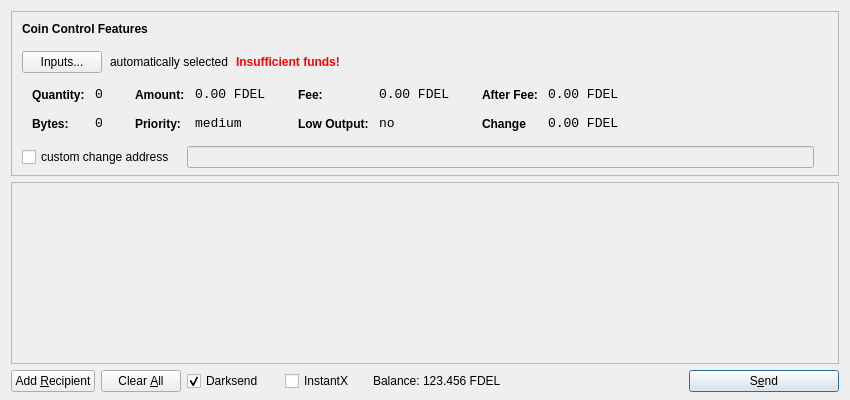
<?xml version="1.0" encoding="UTF-8"?>
<ui version="4.0">
 <class>SendCoinsDialog</class>
 <widget class="QDialog" name="SendCoinsDialog">
  <property name="geometry">
   <rect>
    <x>0</x>
    <y>0</y>
    <width>850</width>
    <height>400</height>
   </rect>
  </property>
  <property name="windowTitle">
   <string>Send Coins</string>
  </property>
  <layout class="QVBoxLayout" name="verticalLayout" stretch="0,1,0">
   <property name="bottomMargin">
    <number>8</number>
   </property>
   <item>
    <widget class="QFrame" name="frameCoinControl">
     <property name="sizePolicy">
      <sizepolicy hsizetype="Expanding" vsizetype="Expanding">
       <horstretch>0</horstretch>
       <verstretch>0</verstretch>
      </sizepolicy>
     </property>
     <property name="maximumSize">
      <size>
       <width>16777215</width>
       <height>16777215</height>
      </size>
     </property>
     <property name="frameShape">
      <enum>QFrame::StyledPanel</enum>
     </property>
     <property name="frameShadow">
      <enum>QFrame::Sunken</enum>
     </property>
     <layout class="QVBoxLayout" name="verticalLayoutCoinControl2">
      <property name="spacing">
       <number>-1</number>
      </property>
      <property name="leftMargin">
       <number>0</number>
      </property>
      <property name="topMargin">
       <number>0</number>
      </property>
      <property name="rightMargin">
       <number>0</number>
      </property>
      <property name="bottomMargin">
       <number>6</number>
      </property>
      <item>
       <layout class="QVBoxLayout" name="verticalLayoutCoinControl" stretch="0,0,0,0,1">
        <property name="spacing">
         <number>0</number>
        </property>
        <property name="leftMargin">
         <number>10</number>
        </property>
        <property name="topMargin">
         <number>10</number>
        </property>
        <item>
         <layout class="QHBoxLayout" name="horizontalLayoutCoinControl1">
          <property name="bottomMargin">
           <number>15</number>
          </property>
          <item>
           <widget class="QLabel" name="labelCoinControlFeatures">
            <property name="sizePolicy">
             <sizepolicy hsizetype="Preferred" vsizetype="Maximum">
              <horstretch>0</horstretch>
              <verstretch>0</verstretch>
             </sizepolicy>
            </property>
            <property name="font">
             <font>
              <weight>75</weight>
              <bold>true</bold>
             </font>
            </property>
            <property name="styleSheet">
             <string notr="true">font-weight:bold;</string>
            </property>
            <property name="text">
             <string>Coin Control Features</string>
            </property>
           </widget>
          </item>
         </layout>
        </item>
        <item>
         <layout class="QHBoxLayout" name="horizontalLayoutCoinControl2" stretch="0,0,0,0">
          <property name="spacing">
           <number>8</number>
          </property>
          <property name="bottomMargin">
           <number>10</number>
          </property>
          <item>
           <widget class="QPushButton" name="pushButtonCoinControl">
            <property name="styleSheet">
             <string notr="true"/>
            </property>
            <property name="text">
             <string>Inputs...</string>
            </property>
           </widget>
          </item>
          <item>
           <widget class="QLabel" name="labelCoinControlAutomaticallySelected">
            <property name="text">
             <string>automatically selected</string>
            </property>
            <property name="margin">
             <number>5</number>
            </property>
           </widget>
          </item>
          <item>
           <widget class="QLabel" name="labelCoinControlInsuffFunds">
            <property name="font">
             <font>
              <weight>75</weight>
              <bold>true</bold>
             </font>
            </property>
            <property name="styleSheet">
             <string notr="true">color:red;font-weight:bold;</string>
            </property>
            <property name="text">
             <string>Insufficient funds!</string>
            </property>
            <property name="margin">
             <number>5</number>
            </property>
           </widget>
          </item>
          <item>
           <spacer name="horizontalSpacerCoinControl">
            <property name="orientation">
             <enum>Qt::Horizontal</enum>
            </property>
            <property name="sizeHint" stdset="0">
             <size>
              <width>40</width>
              <height>1</height>
             </size>
            </property>
           </spacer>
          </item>
         </layout>
        </item>
        <item>
         <widget class="QWidget" name="widgetCoinControl" native="true">
          <property name="sizePolicy">
           <sizepolicy hsizetype="Preferred" vsizetype="Preferred">
            <horstretch>0</horstretch>
            <verstretch>0</verstretch>
           </sizepolicy>
          </property>
          <property name="minimumSize">
           <size>
            <width>0</width>
            <height>0</height>
           </size>
          </property>
          <property name="styleSheet">
           <string notr="true"/>
          </property>
          <layout class="QHBoxLayout" name="horizontalLayoutCoinControl5">
           <property name="margin">
            <number>0</number>
           </property>
           <item>
            <layout class="QHBoxLayout" name="horizontalLayoutCoinControl3" stretch="0,0,0,1">
             <property name="spacing">
              <number>20</number>
             </property>
             <property name="topMargin">
              <number>0</number>
             </property>
             <property name="bottomMargin">
              <number>10</number>
             </property>
             <item>
              <layout class="QFormLayout" name="formLayoutCoinControl1">
               <property name="horizontalSpacing">
                <number>10</number>
               </property>
               <property name="verticalSpacing">
                <number>14</number>
               </property>
               <property name="leftMargin">
                <number>10</number>
               </property>
               <property name="topMargin">
                <number>4</number>
               </property>
               <property name="rightMargin">
                <number>6</number>
               </property>
               <item row="0" column="0">
                <widget class="QLabel" name="labelCoinControlQuantityText">
                 <property name="styleSheet">
                  <string notr="true">font-weight:bold;</string>
                 </property>
                 <property name="text">
                  <string>Quantity:</string>
                 </property>
                 <property name="margin">
                  <number>0</number>
                 </property>
                </widget>
               </item>
               <item row="0" column="1">
                <widget class="QLabel" name="labelCoinControlQuantity">
                 <property name="font">
                  <font>
                   <family>Monospace</family>
                   <pointsize>10</pointsize>
                  </font>
                 </property>
                 <property name="cursor">
                  <cursorShape>IBeamCursor</cursorShape>
                 </property>
                 <property name="contextMenuPolicy">
                  <enum>Qt::ActionsContextMenu</enum>
                 </property>
                 <property name="text">
                  <string>0</string>
                 </property>
                 <property name="margin">
                  <number>0</number>
                 </property>
                 <property name="textInteractionFlags">
                  <set>Qt::LinksAccessibleByMouse|Qt::TextSelectableByKeyboard|Qt::TextSelectableByMouse</set>
                 </property>
                </widget>
               </item>
               <item row="1" column="0">
                <widget class="QLabel" name="labelCoinControlBytesText">
                 <property name="styleSheet">
                  <string notr="true">font-weight:bold;</string>
                 </property>
                 <property name="text">
                  <string>Bytes:</string>
                 </property>
                </widget>
               </item>
               <item row="1" column="1">
                <widget class="QLabel" name="labelCoinControlBytes">
                 <property name="font">
                  <font>
                   <family>Monospace</family>
                   <pointsize>10</pointsize>
                  </font>
                 </property>
                 <property name="cursor">
                  <cursorShape>IBeamCursor</cursorShape>
                 </property>
                 <property name="contextMenuPolicy">
                  <enum>Qt::ActionsContextMenu</enum>
                 </property>
                 <property name="text">
                  <string>0</string>
                 </property>
                 <property name="textInteractionFlags">
                  <set>Qt::LinksAccessibleByMouse|Qt::TextSelectableByKeyboard|Qt::TextSelectableByMouse</set>
                 </property>
                </widget>
               </item>
              </layout>
             </item>
             <item>
              <layout class="QFormLayout" name="formLayoutCoinControl2">
               <property name="horizontalSpacing">
                <number>10</number>
               </property>
               <property name="verticalSpacing">
                <number>14</number>
               </property>
               <property name="leftMargin">
                <number>6</number>
               </property>
               <property name="topMargin">
                <number>4</number>
               </property>
               <property name="rightMargin">
                <number>6</number>
               </property>
               <item row="0" column="0">
                <widget class="QLabel" name="labelCoinControlAmountText">
                 <property name="styleSheet">
                  <string notr="true">font-weight:bold;</string>
                 </property>
                 <property name="text">
                  <string>Amount:</string>
                 </property>
                 <property name="margin">
                  <number>0</number>
                 </property>
                </widget>
               </item>
               <item row="0" column="1">
                <widget class="QLabel" name="labelCoinControlAmount">
                 <property name="font">
                  <font>
                   <family>Monospace</family>
                   <pointsize>10</pointsize>
                  </font>
                 </property>
                 <property name="cursor">
                  <cursorShape>IBeamCursor</cursorShape>
                 </property>
                 <property name="contextMenuPolicy">
                  <enum>Qt::ActionsContextMenu</enum>
                 </property>
                 <property name="text">
                  <string>0.00 FDEL</string>
                 </property>
                 <property name="textInteractionFlags">
                  <set>Qt::LinksAccessibleByMouse|Qt::TextSelectableByKeyboard|Qt::TextSelectableByMouse</set>
                 </property>
                </widget>
               </item>
               <item row="1" column="0">
                <widget class="QLabel" name="labelCoinControlPriorityText">
                 <property name="styleSheet">
                  <string notr="true">font-weight:bold;</string>
                 </property>
                 <property name="text">
                  <string>Priority:</string>
                 </property>
                </widget>
               </item>
               <item row="1" column="1">
                <widget class="QLabel" name="labelCoinControlPriority">
                 <property name="font">
                  <font>
                   <family>Monospace</family>
                   <pointsize>10</pointsize>
                  </font>
                 </property>
                 <property name="cursor">
                  <cursorShape>IBeamCursor</cursorShape>
                 </property>
                 <property name="contextMenuPolicy">
                  <enum>Qt::ActionsContextMenu</enum>
                 </property>
                 <property name="text">
                  <string>medium</string>
                 </property>
                 <property name="textInteractionFlags">
                  <set>Qt::LinksAccessibleByMouse|Qt::TextSelectableByKeyboard|Qt::TextSelectableByMouse</set>
                 </property>
                </widget>
               </item>
              </layout>
             </item>
             <item>
              <layout class="QFormLayout" name="formLayoutCoinControl3">
               <property name="horizontalSpacing">
                <number>10</number>
               </property>
               <property name="verticalSpacing">
                <number>14</number>
               </property>
               <property name="leftMargin">
                <number>6</number>
               </property>
               <property name="topMargin">
                <number>4</number>
               </property>
               <property name="rightMargin">
                <number>6</number>
               </property>
               <item row="0" column="0">
                <widget class="QLabel" name="labelCoinControlFeeText">
                 <property name="styleSheet">
                  <string notr="true">font-weight:bold;</string>
                 </property>
                 <property name="text">
                  <string>Fee:</string>
                 </property>
                 <property name="margin">
                  <number>0</number>
                 </property>
                </widget>
               </item>
               <item row="0" column="1">
                <widget class="QLabel" name="labelCoinControlFee">
                 <property name="font">
                  <font>
                   <family>Monospace</family>
                   <pointsize>10</pointsize>
                  </font>
                 </property>
                 <property name="cursor">
                  <cursorShape>IBeamCursor</cursorShape>
                 </property>
                 <property name="contextMenuPolicy">
                  <enum>Qt::ActionsContextMenu</enum>
                 </property>
                 <property name="text">
                  <string>0.00 FDEL</string>
                 </property>
                 <property name="textInteractionFlags">
                  <set>Qt::LinksAccessibleByMouse|Qt::TextSelectableByKeyboard|Qt::TextSelectableByMouse</set>
                 </property>
                </widget>
               </item>
               <item row="1" column="0">
                <widget class="QLabel" name="labelCoinControlLowOutputText">
                 <property name="styleSheet">
                  <string notr="true">font-weight:bold;</string>
                 </property>
                 <property name="text">
                  <string>Low Output:</string>
                 </property>
                </widget>
               </item>
               <item row="1" column="1">
                <widget class="QLabel" name="labelCoinControlLowOutput">
                 <property name="font">
                  <font>
                   <family>Monospace</family>
                   <pointsize>10</pointsize>
                  </font>
                 </property>
                 <property name="cursor">
                  <cursorShape>IBeamCursor</cursorShape>
                 </property>
                 <property name="contextMenuPolicy">
                  <enum>Qt::ActionsContextMenu</enum>
                 </property>
                 <property name="text">
                  <string>no</string>
                 </property>
                 <property name="textInteractionFlags">
                  <set>Qt::LinksAccessibleByMouse|Qt::TextSelectableByKeyboard|Qt::TextSelectableByMouse</set>
                 </property>
                </widget>
               </item>
              </layout>
             </item>
             <item>
              <layout class="QFormLayout" name="formLayoutCoinControl4">
               <property name="horizontalSpacing">
                <number>10</number>
               </property>
               <property name="verticalSpacing">
                <number>14</number>
               </property>
               <property name="leftMargin">
                <number>6</number>
               </property>
               <property name="topMargin">
                <number>4</number>
               </property>
               <property name="rightMargin">
                <number>6</number>
               </property>
               <item row="0" column="0">
                <widget class="QLabel" name="labelCoinControlAfterFeeText">
                 <property name="styleSheet">
                  <string notr="true">font-weight:bold;</string>
                 </property>
                 <property name="text">
                  <string>After Fee:</string>
                 </property>
                 <property name="margin">
                  <number>0</number>
                 </property>
                </widget>
               </item>
               <item row="0" column="1">
                <widget class="QLabel" name="labelCoinControlAfterFee">
                 <property name="font">
                  <font>
                   <family>Monospace</family>
                   <pointsize>10</pointsize>
                  </font>
                 </property>
                 <property name="cursor">
                  <cursorShape>IBeamCursor</cursorShape>
                 </property>
                 <property name="contextMenuPolicy">
                  <enum>Qt::ActionsContextMenu</enum>
                 </property>
                 <property name="text">
                  <string>0.00 FDEL</string>
                 </property>
                 <property name="textInteractionFlags">
                  <set>Qt::LinksAccessibleByMouse|Qt::TextSelectableByKeyboard|Qt::TextSelectableByMouse</set>
                 </property>
                </widget>
               </item>
               <item row="1" column="0">
                <widget class="QLabel" name="labelCoinControlChangeText">
                 <property name="styleSheet">
                  <string notr="true">font-weight:bold;</string>
                 </property>
                 <property name="text">
                  <string>Change</string>
                 </property>
                </widget>
               </item>
               <item row="1" column="1">
                <widget class="QLabel" name="labelCoinControlChange">
                 <property name="font">
                  <font>
                   <family>Monospace</family>
                   <pointsize>10</pointsize>
                  </font>
                 </property>
                 <property name="cursor">
                  <cursorShape>IBeamCursor</cursorShape>
                 </property>
                 <property name="contextMenuPolicy">
                  <enum>Qt::ActionsContextMenu</enum>
                 </property>
                 <property name="text">
                  <string>0.00 FDEL</string>
                 </property>
                 <property name="textInteractionFlags">
                  <set>Qt::LinksAccessibleByMouse|Qt::TextSelectableByKeyboard|Qt::TextSelectableByMouse</set>
                 </property>
                </widget>
               </item>
              </layout>
             </item>
            </layout>
           </item>
          </layout>
         </widget>
        </item>
        <item>
         <layout class="QHBoxLayout" name="horizontalLayoutCoinControl4" stretch="0,0,0">
          <property name="spacing">
           <number>12</number>
          </property>
          <property name="sizeConstraint">
           <enum>QLayout::SetDefaultConstraint</enum>
          </property>
          <property name="topMargin">
           <number>5</number>
          </property>
          <property name="rightMargin">
           <number>5</number>
          </property>
          <item>
           <widget class="QCheckBox" name="checkBoxCoinControlChange">
            <property name="text">
             <string>custom change address</string>
            </property>
           </widget>
          </item>
          <item>
           <widget class="QLineEdit" name="lineEditCoinControlChange">
            <property name="enabled">
             <bool>false</bool>
            </property>
            <property name="sizePolicy">
             <sizepolicy hsizetype="Expanding" vsizetype="Fixed">
              <horstretch>0</horstretch>
              <verstretch>0</verstretch>
             </sizepolicy>
            </property>
           </widget>
          </item>
          <item>
           <widget class="QLabel" name="labelCoinControlChangeLabel">
            <property name="sizePolicy">
             <sizepolicy hsizetype="Preferred" vsizetype="Expanding">
              <horstretch>0</horstretch>
              <verstretch>0</verstretch>
             </sizepolicy>
            </property>
            <property name="minimumSize">
             <size>
              <width>0</width>
              <height>0</height>
             </size>
            </property>
            <property name="text">
             <string/>
            </property>
            <property name="margin">
             <number>3</number>
            </property>
           </widget>
          </item>
         </layout>
        </item>
        <item>
         <spacer name="verticalSpacerCoinControl">
          <property name="orientation">
           <enum>Qt::Vertical</enum>
          </property>
          <property name="sizeHint" stdset="0">
           <size>
            <width>800</width>
            <height>1</height>
           </size>
          </property>
         </spacer>
        </item>
       </layout>
      </item>
     </layout>
    </widget>
   </item>
   <item>
    <widget class="QScrollArea" name="scrollArea">
     <property name="widgetResizable">
      <bool>true</bool>
     </property>
     <widget class="QWidget" name="scrollAreaWidgetContents">
      <property name="geometry">
       <rect>
        <x>0</x>
        <y>0</y>
        <width>830</width>
        <height>165</height>
       </rect>
      </property>
      <layout class="QVBoxLayout" name="verticalLayout_2">
       <property name="margin">
        <number>0</number>
       </property>
       <item>
        <layout class="QVBoxLayout" name="entries">
         <property name="spacing">
          <number>6</number>
         </property>
        </layout>
       </item>
       <item>
        <spacer name="verticalSpacer">
         <property name="orientation">
          <enum>Qt::Vertical</enum>
         </property>
         <property name="sizeHint" stdset="0">
          <size>
           <width>20</width>
           <height>40</height>
          </size>
         </property>
        </spacer>
       </item>
      </layout>
     </widget>
    </widget>
   </item>
   <item>
    <layout class="QHBoxLayout" name="horizontalLayout">
     <item>
      <widget class="QPushButton" name="addButton">
       <property name="toolTip">
        <string>Send to multiple recipients at once</string>
       </property>
       <property name="text">
        <string>Add &amp;Recipient</string>
       </property>
       <property name="autoDefault">
        <bool>false</bool>
       </property>
      </widget>
     </item>
     <item>
      <widget class="QPushButton" name="clearButton">
       <property name="sizePolicy">
        <sizepolicy hsizetype="Minimum" vsizetype="Fixed">
         <horstretch>0</horstretch>
         <verstretch>0</verstretch>
        </sizepolicy>
       </property>
       <property name="toolTip">
        <string>Remove all transaction fields</string>
       </property>
       <property name="text">
        <string>Clear &amp;All</string>
       </property>
       <property name="autoRepeatDelay">
        <number>300</number>
       </property>
       <property name="autoDefault">
        <bool>false</bool>
       </property>
      </widget>
     </item>
     <item>
      <layout class="QHBoxLayout" name="horizontalLayout_2">
       <property name="spacing">
        <number>3</number>
       </property>
        <item>
        <widget class="QCheckBox" name="checkUseDarksend">
         <property name="minimumSize">
          <size>
           <width>95</width>
           <height>0</height>
          </size>
         </property>
         <property name="text">
          <string>Darksend</string>
         </property>
         <property name="checked">
          <bool>true</bool>
         </property>
        </widget>
       </item>
       <item>
        <widget class="QCheckBox" name="checkInstantX">
         <property name="enabled">
          <bool>true</bool>
         </property>
         <property name="minimumSize">
          <size>
           <width>85</width>
           <height>0</height>
          </size>
         </property>
         <property name="text">
          <string>InstantX</string>
         </property>
        </widget>
       </item>
       <item>
        <widget class="QLabel" name="label">
         <property name="sizePolicy">
          <sizepolicy hsizetype="Preferred" vsizetype="Fixed">
           <horstretch>0</horstretch>
           <verstretch>0</verstretch>
          </sizepolicy>
         </property>
         <property name="text">
          <string>Balance:</string>
         </property>
        </widget>
       </item>
       <item>
        <widget class="QLabel" name="labelBalance">
         <property name="sizePolicy">
          <sizepolicy hsizetype="Preferred" vsizetype="Fixed">
           <horstretch>0</horstretch>
           <verstretch>0</verstretch>
          </sizepolicy>
         </property>
         <property name="cursor">
          <cursorShape>IBeamCursor</cursorShape>
         </property>
         <property name="text">
          <string>123.456 FDEL</string>
         </property>
         <property name="textInteractionFlags">
          <set>Qt::LinksAccessibleByMouse|Qt::TextSelectableByKeyboard|Qt::TextSelectableByMouse</set>
         </property>
        </widget>
       </item>
      </layout>
     </item>
     <item>
      <spacer name="horizontalSpacer">
       <property name="orientation">
        <enum>Qt::Horizontal</enum>
       </property>
       <property name="sizeHint" stdset="0">
        <size>
         <width>40</width>
         <height>20</height>
        </size>
       </property>
      </spacer>
     </item>
     <item>
      <widget class="QPushButton" name="sendButton">
       <property name="minimumSize">
        <size>
         <width>150</width>
         <height>0</height>
        </size>
       </property>
       <property name="toolTip">
        <string>Confirm the send action</string>
       </property>
       <property name="text">
        <string>S&amp;end</string>
       </property>
       <property name="icon">
        <iconset resource="../bitcoin.qrc">
         <normaloff>:/icons/send</normaloff>:/icons/send</iconset>
       </property>
       <property name="default">
        <bool>true</bool>
       </property>
      </widget>
     </item>
    </layout>
   </item>
  </layout>
 </widget>
 <resources>
  <include location="../bitcoin.qrc"/>
 </resources>
 <connections/>
</ui>
